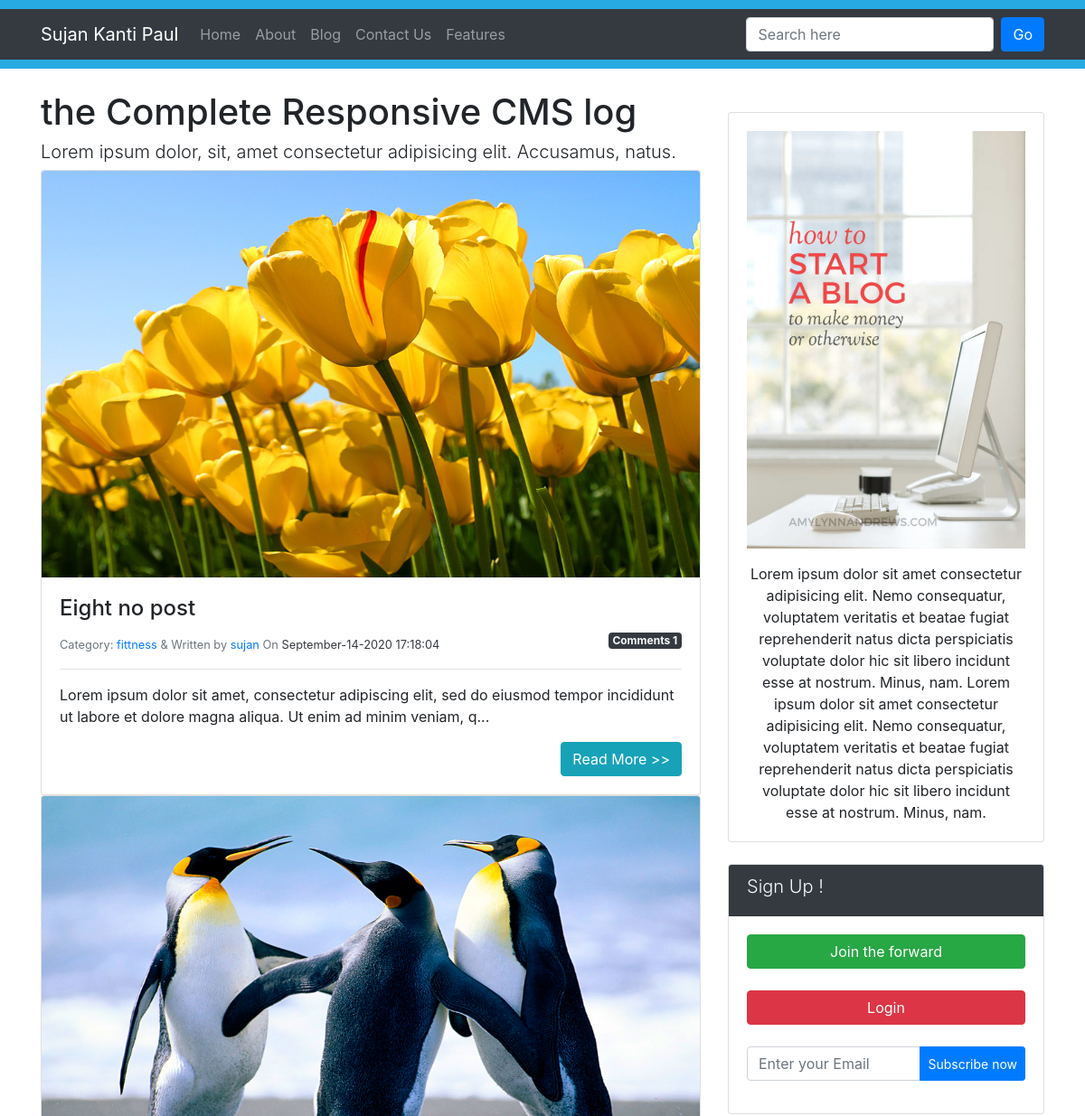
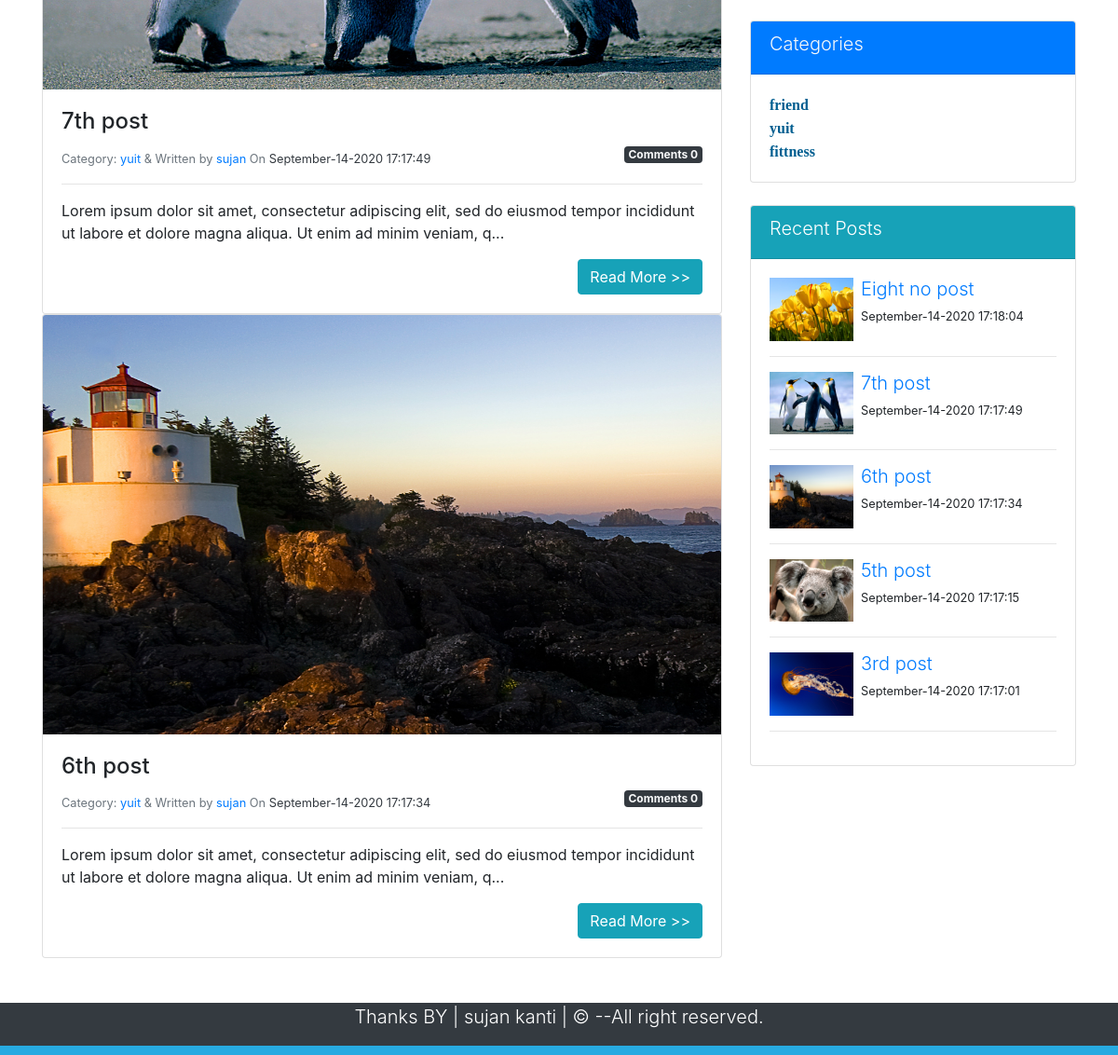
Screenshot of /Blog.php with the database file from the repository (2 pictures, top to bottom).
### tables this page shows
CREATE TABLE `posts` (
  `id` int(10) NOT NULL,
  `datetime` varchar(50) NOT NULL,
  `title` varchar(300) NOT NULL,
  `category` varchar(50) NOT NULL,
  `author` varchar(50) NOT NULL,
  `image` varchar(50) NOT NULL,
  `post` varchar(1000) NOT NULL
);

CREATE TABLE `category` (
  `id` int(10) NOT NULL,
  `title` varchar(50) NOT NULL,
  `author` varchar(50) NOT NULL,
  `datetime` varchar(50) NOT NULL
);

### includes/Functions.php (called while the page is built, shortened)
 <?php require_once("includes/DB.php");?>
<?php
function ApproveCommentsAccordingToPost($PostId){
		global $ConnectingDB;
		$sqlApprove = "SELECT COUNT(*) FROM comments WHERE post_id='$PostId' AND status='ON'";
		$stmtApprove =$ConnectingDB->query($sqlApprove);
		$RowTotal = $stmtApprove->fetch();
		$Total = array_shift($RowTotal);
		return $Total;
}
?>

### Blog.php (the view, shortened to what this page needs)
  <?php require_once("includes/DB.php");?>
 <?php require_once("includes/Functions.php");?>
<!DOCTYPE html>
<html lang="en">
<head>
	<link rel="stylesheet" href="https://cdnjs.cloudflare.com/ajax/libs/font-awesome/5.14.0/css/all.min.css" />
	<link rel="stylesheet" href="https://stackpath.bootstrapcdn.com/bootstrap/4.2.1/css/bootstrap.min.css">
	<link rel="stylesheet" href="CSS/style.css">
</head>
<body>
<div style="height: 10px; background:#27aae1;"></div>
<div class="navbar navbar-expand-lg navbar-dark bg-dark">
	<div class="container" >
		<a href="#" class="navbar-brand">Sujan Kanti Paul</a>
		<div class="collapse navbar-collapse" id="navbarCollapseCMS">
		<ul class="navbar-nav mr-auto">
			<li class="nav-item">
				<a href="Blog.php" class="nav-link">Home</a>
			</li>
			<li class="nav-item">
				<a href="#" class="nav-link">About</a>
			</li>
			<li class="nav-item">
				<a href="Blog.php" class="nav-link">Blog</a>
			</li>
			<li class="nav-item">
				<a href="#" class="nav-link">Contact Us</a>
			</li>
			<li class="nav-item">
				<a href="#" class="nav-link">Features</a>
			</li>
		</ul>
		<ul class="navbar-nav ml-auto">
			<form class="form-inline d-none d-sm-block" action="Blog.php">
				<div class="form-group">
				<input class="form-control mr-2" type="text" name="Search" placeholder="Search here" value="">
				<button  class="btn btn-primary" name="SearchButton">Go</button>
				</div>
			</form>
		</ul>
		</div>
	</div>
</div>
<div style="height: 10px; background:#27aae1;"></div>
<div class="container">
	<div class="row mt-4">
		<div class="col-sm-8 " >
			<h1>the Complete Responsive CMS log</h1>
			<h1 class="lead">Lorem ipsum dolor, sit, amet consectetur adipisicing elit. Accusamus, natus.</h1>
			<?php
			global $ConnectingDB;
			if(isset($_GET["SearchButton"])){
				$Search = $_GET["Search"];
				$sql = "SELECT * FROM posts WHERE datetime LIKE :search OR title LIKE :search OR category LIKE :search OR post LIKE :search" ;
				$stmt = $ConnectingDB->prepare($sql);
				$stmt->bindValue(':search','%'.$Search.'%');
				$stmt->execute();
			}
			elseif (isset($_GET["category"])) {
				$Category = $_GET["category"];
				$sql= "SELECT * FROM posts WHERE category='$Category' ORDER BY id desc";
				$stmt = $ConnectingDB->query($sql);
			}
				else{$sql = "SELECT * FROM posts ORDER BY id desc LIMIT 0,3";
				     $stmt = $ConnectingDB->query($sql);
			         }
				while($DataRows = $stmt->fetch()){
					$PostId			 = $DataRows["id"];
					$DateTime		 = $DataRows["datetime"];
					$PostTitle		 = $DataRows["title"];
					$Category		 = $DataRows["category"];
					$Admin			 = $DataRows["author"];
					$Image			 = $DataRows["image"];
					$PostDescription = $DataRows["post"];
			?>
			<div class="card">
				<img src="uploads/<?php echo htmlentities($Image);?>" style="max-height: 450px;" class="img-fluid card-img-top"/>
				<div class="card-body">
					<h4 class="card-title"><?php echo htmlentities($PostTitle);?></h4>
					<small class="text-muted"> Category: <span class="text-dark"><a href="Blog.php?category=<?php echo $Category;?>"><?php echo $Category;?></a></span> &  Written by <span class="text-dark"><a href="Profile.php?username=<?php echo htmlentities($Admin);?>"><?php echo htmlentities($Admin);?></a></span> On <span class="text-dark"><?php echo
					htmlentities($DateTime);?></span></small>
					<span style="float: right;" class="badge badge-dark text-light">Comments <?php echo ApproveCommentsAccordingToPost($PostId);?></span>
					<hr>
					<p class="card-text"><?php if(strlen($PostDescription)>150){$PostDescription= substr($PostDescription,0,150).'...';} echo htmlentities($PostDescription);?></p>
					<a href="FullPost.php?id=<?php echo $PostId;?>" style="float: right;"><span class="btn btn-info">Read More >></span></a>
				</div>
			</div>
		<?php } ?>
		</div>
		<div class="col-sm-4" >
			<div class="card mt-4">
				<div class="card-body">
					<img src="images/blog.jpg" class="d-block img-fluid mb-3" alt="">
					<div class="text-center">
						Lorem ipsum dolor sit amet consectetur adipisicing elit. Nemo consequatur, voluptatem veritatis et beatae fugiat reprehenderit natus dicta perspiciatis voluptate dolor hic sit libero incidunt esse at nostrum. Minus, nam. Lorem ipsum dolor sit amet consectetur adipisicing elit. Nemo consequatur, voluptatem veritatis et beatae fugiat reprehenderit natus dicta perspiciatis voluptate dolor hic sit libero incidunt esse at nostrum. Minus, nam.
					</div>
				</div>
			</div>
			<br>
			<div class="card">
				<div class="card-header bg-dark text-light">
					<h2 class="lead">Sign Up !</h2>
				</div>
				<div class="card-body">
					<button type="submit" class="btn btn-success btn-block text-center text-white mb-4">Join the forward</button>
					<button type="submit" class="btn btn-danger btn-block text-center text-white mb-4">Login</button>
					<div class="input-group mb-3">
						<input type="text" class="form-control" name="" placeholder="Enter your Email" value="">
						<div class="input-group-append">
							<button type="button" class="btn btn-primary btn-sm text-center text-white" name="button">Subscribe now</button>
						</div>
					</div>
				</div>
			</div>
			<br>
			<div class="card">
				<div class="card-header bg-primary text-light">
					<h2 class="lead">
						Categories
					</h2>
					</div>
					<div class="card-body">
						<?php
						global $ConnectingDB;
						$sql="SELECT * FROM category ORDER BY id desc";
						$stmt = $ConnectingDB->query($sql);
						while($DataRows = $stmt->fetch()){
							$CategoryName = $DataRows["title"];
						?>
							<a href="Blog.php?category=<?php echo $CategoryName;?>"><span class="heading"><?php echo $CategoryName;?></span></a><br>
					<?php } ?>
				</div>
			</div>
			<br>
			<div class="card">
				<div class="card-header bg-info text-white">
					<h2 class="lead">Recent Posts</h2>
				</div>
				<div class="card-body">
					<?php
					global $ConnectingDB;
					$sql ="SELECT * FROM posts ORDER BY id desc LIMIT 0,5";
					$stmt= $ConnectingDB->query($sql);
					while($DataRows=$stmt->fetch()){
						$Id 	= $DataRows["id"];
						$Title 	= $DataRows["title"];
						$DateTime = $DataRows["datetime"];
						$Image = $DataRows["image"];
					?>
					<div class="media">
						<img src="uploads/<?php echo htmlentities($Image) ;?>" class="d-block img-fluid align-self-start" width="90" height="94" alt="">
						<div class="media-body ml-2">
							<a href="FullPost.php?id=<?php echo htmlentities($Id);?>" target="_blank"><h6 class="lead"><?php echo htmlentities($Title);?></h6></a>
							<p class="small"><?php echo htmlentities($DateTime);?></p>
						</div>
					</div>
					<hr>
					<?php } ?>
				</div>
			</div>
		</div>
	</div>
</div>
<br>
<footer class="bg-dark text-white">
	<div class="container">
		<div class="row">
		  		<div class="col">
				<p class="lead text-center">Thanks BY | sujan kanti | <span id="year"></span>&copy; --All right reserved.</p>
			</div>
		</div>
	</div>
</footer>
<div style="height: 10px; background:#27aae1;"></div>
</body>
</html>

### Blog.php (style rules this page uses)
.heading { font-family: Bitter, Georgia, "Times New Roman", Times, serif; font-weight: bold; color: #005E90; }

### rows the page displays
posts: image (picture), title "Eight no post", category "fittness", author "sujan", datetime "September-14-2020 17:18:04", PostId "1", post "Lorem ipsum dolor sit amet, consectetur adipiscing elit, sed do eiusmod tempor incididunt ut labore et dolore magna aliqua. Ut enim ad minim veniam, q..."
posts: image (picture), title "7th post", category "yuit", author "sujan", datetime "September-14-2020 17:17:49", PostId "0", post "Lorem ipsum dolor sit amet, consectetur adipiscing elit, sed do eiusmod tempor incididunt ut labore et dolore magna aliqua. Ut enim ad minim veniam, q..."
posts: image (picture), title "6th post", category "yuit", author "sujan", datetime "September-14-2020 17:17:34", PostId "0", post "Lorem ipsum dolor sit amet, consectetur adipiscing elit, sed do eiusmod tempor incididunt ut labore et dolore magna aliqua. Ut enim ad minim veniam, q..."
category: title "friend"
category: title "yuit"
category: title "fittness"
posts: image (picture), title "5th post", datetime "September-14-2020 17:17:15"
posts: image (picture), title "3rd post", datetime "September-14-2020 17:17:01"
